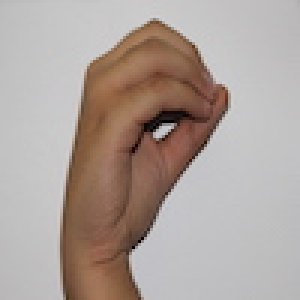
#> input picture data/dataset/0/IMG_1158.JPG, 100 x 100 px (shown 3 times larger); its folder holds only this picture in this run
$ python mirror_dataset.py data/dataset/0/IMG_1158.JPG
#> lines starting #> are read from the running program, lines starting #| are printed output that depends on the picture
"""
Mirror Dataset Generator.

Creates horizontally flipped copies of all gesture images.
"""

import sys
from pathlib import Path
from typing import List

import cv2
from tqdm import tqdm

import config

MIRRORED_SUFFIX = "_mirrored"
SUPPORTED_EXTENSIONS = {".jpg", ".jpeg", ".png", ".bmp", ".webp"}


def mirror_dataset() -> int:
    """
    Mirror all images in the dataset by flipping horizontally.

    Creates new folders: data/dataset/0_mirrored/, 1_mirrored/, etc.
    """
    dataset_dir = config.PROJECT_ROOT / "data" / "dataset"
    print("Starting dataset mirroring...")
    print(f"Reading from: {dataset_dir}")

    if not dataset_dir.exists():
        print(f"[ERROR] Dataset directory not found: {dataset_dir}")
        return 0

    # Find all numeric label directories
    label_dirs = sorted(
        [d for d in dataset_dir.iterdir()
         if d.is_dir() and d.name.isdigit() and not d.name.endswith(MIRRORED_SUFFIX)],
        key=lambda p: int(p.name)
    )

    if not label_dirs:
        print("[ERROR] No gesture folders found in data/dataset/")
        print("Expected structure: data/dataset/0/, data/dataset/1/, ... data/dataset/9/")
        return 0

    total_mirrored = 0

    for label_dir in label_dirs:
        label = label_dir.name
        mirrored_dir = dataset_dir / f"{label}{MIRRORED_SUFFIX}"

        # Create mirrored directory
        mirrored_dir.mkdir(parents=True, exist_ok=True)

        # Find all image files in this label directory
        image_files = [
            f for f in label_dir.iterdir()
            if f.suffix.lower() in SUPPORTED_EXTENSIONS
        ]

        if not image_files:
            print(f"  Label {label}: No images found")
            continue

        print(f"\nLabel {label}: Processing {len(image_files)} images")

        for image_path in tqdm(image_files, desc="  Mirroring", unit="image"):
            img = cv2.imread(str(image_path))
#> img is the input picture: shape (100, 100, 3); mean B, G, R 155.6, 161.6, 173.9
            if img is None:
                print(f"    [WARNING] Could not read {image_path.name}")
                continue

            # Mirror image horizontally
            mirrored_img = cv2.flip(img, 1)
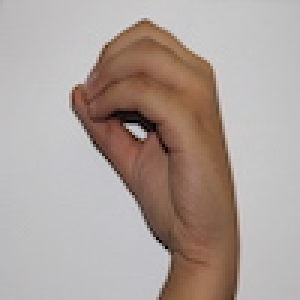
#> mirrored_img: shape (100, 100, 3) (shown 3 times larger); mean B, G, R 155.6, 161.6, 173.9

            output_path = mirrored_dir / image_path.name
            success = cv2.imwrite(str(output_path), mirrored_img)

            if success:
                total_mirrored += 1
            else:
                print(f"    [ERROR] Could not write {output_path}")

    return total_mirrored


# [41 lines left out: function combine_datasets, not called in this run]


def main() -> None:
    print("\n" + "="*70)
    print("DATASET MIRRORING TOOL")
    print("="*70)

    combine = "--combine" in sys.argv

    total_mirrored = mirror_dataset()

    if total_mirrored == 0:
        print("\n[ERROR] No images were mirrored!")
        return

    print(f"\n[OK] Successfully mirrored {total_mirrored} images")

    if combine:
        combined = combine_datasets()
        print(f"\n[OK] Combined {combined} mirrored images into original dataset directories.")

    print("\n" + "="*70)
    print("MIRRORING COMPLETE!")
    print("="*70)


if __name__ == "__main__":
    main()

$ run again, on data/dataset/0/IMG_1322.JPG
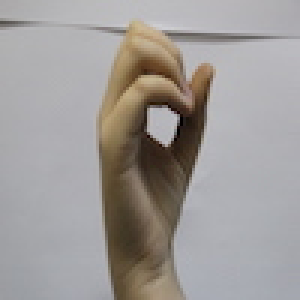
#> input picture data/dataset/0/IMG_1322.JPG, 100 x 100 px (shown 3 times larger)
#> in mirror_dataset, img is the input picture: shape (100, 100, 3); mean B, G, R 152.6, 154.8, 159
#> in mirror_dataset, `mirrored_img = cv2.flip(img, 1)`:
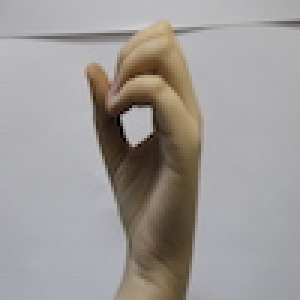
#> mirrored_img: shape (100, 100, 3) (shown 3 times larger); mean B, G, R 152.6, 154.8, 159
